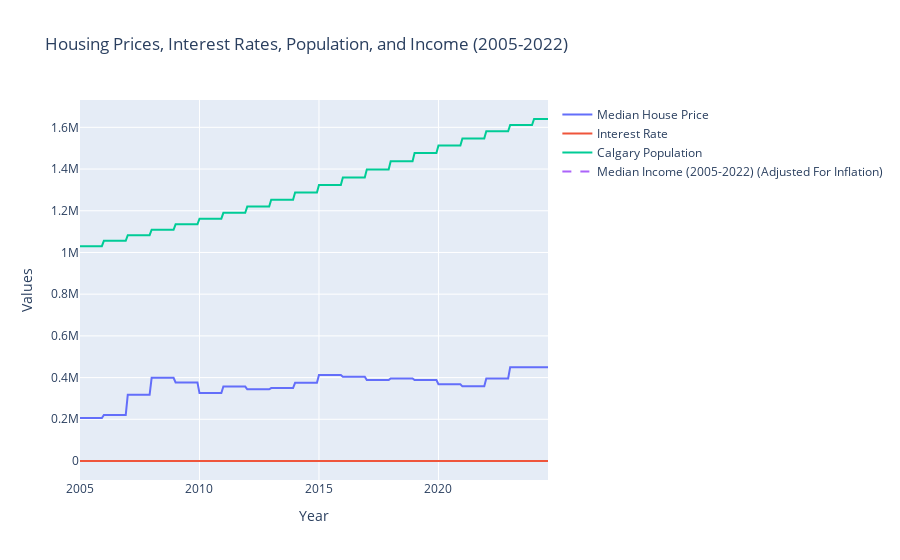

This figure's notebook cell:
### Code cell
import plotly.graph_objects as go

# Ensure data is filtered to 2005 and onwards
merged_data = merged_data[merged_data.index >= '2005-01-01']

# Debugging step: Check if 'Median_Income' exists in merged_data
if 'Median_Income' not in merged_data.columns:
    print("Error: 'Median_Income' column not found in merged_data.")
else:
    print("Success: 'Median_Income' exists in merged_data.")
    print(merged_data[['Median_Income']].head())  # Show first few rows to check values
    print("Missing values in Median_Income:", merged_data['Median_Income'].isna().sum())

# Create the line chart
fig = go.Figure()

# Add a trace for Median House Price
fig.add_trace(go.Scatter(x=merged_data.index, y=merged_data['Median_House_Price'],
                         mode='lines', name='Median House Price'))

# Add a trace for Interest Rate
fig.add_trace(go.Scatter(x=merged_data.index, y=merged_data['Interest_Rate'],
                         mode='lines', name='Interest Rate'))

# Add a trace for Calgary Population
fig.add_trace(go.Scatter(x=merged_data.index, y=merged_data['Calgary_Population'],
                         mode='lines', name='Calgary Population'))

# Add a trace for Median Income only up to 2022
fig.add_trace(go.Scatter(x=merged_data.index, y=merged_data['Median_Income'],
                         mode='lines', name='Median Income (2005-2022) (Adjusted For Inflation)',
                         line=dict(dash='dash')))  # Dashed line to indicate partial data

# Customize the layout
fig.update_layout(
    title='Housing Prices, Interest Rates, Population, and Income (2005-2022)',
    xaxis_title='Year',
    yaxis_title='Values',
    hovermode='x unified'  # Shows a unified tooltip for all lines at the same time
)

# Show the chart
fig.show()

### Figure 1 — Plotly figure (JSON) as saved in the notebook; plotly's stock layout.template omitted (floating-point values rounded to 4 significant figures; data arrays with more than 128 entries replaced by an {"elided": "..."} marker saying what was removed)
{"data": [{"mode": "lines", "name": "Median House Price", "type": "scatter", "x": {"elided": "236 str values"}, "y": {"elided": "236 int values"}}, {"mode": "lines", "name": "Interest Rate", "type": "scatter", "x": {"elided": "236 str values"}, "y": {"elided": "236 float values"}}, {"mode": "lines", "name": "Calgary Population", "type": "scatter", "x": {"elided": "236 str values"}, "y": {"elided": "236 int values"}}, {"line": {"dash": "dash"}, "mode": "lines", "name": "Median Income (2005-2022) (Adjusted For Inflation)", "type": "scatter", "x": {"elided": "236 str values"}, "y": {"elided": "236 null values"}}], "layout": {"hovermode": "x unified", "title": {"text": "Housing Prices, Interest Rates, Population, and Income (2005-2022)"}, "xaxis": {"title": {"text": "Year"}}, "yaxis": {"title": {"text": "Values"}}}}
